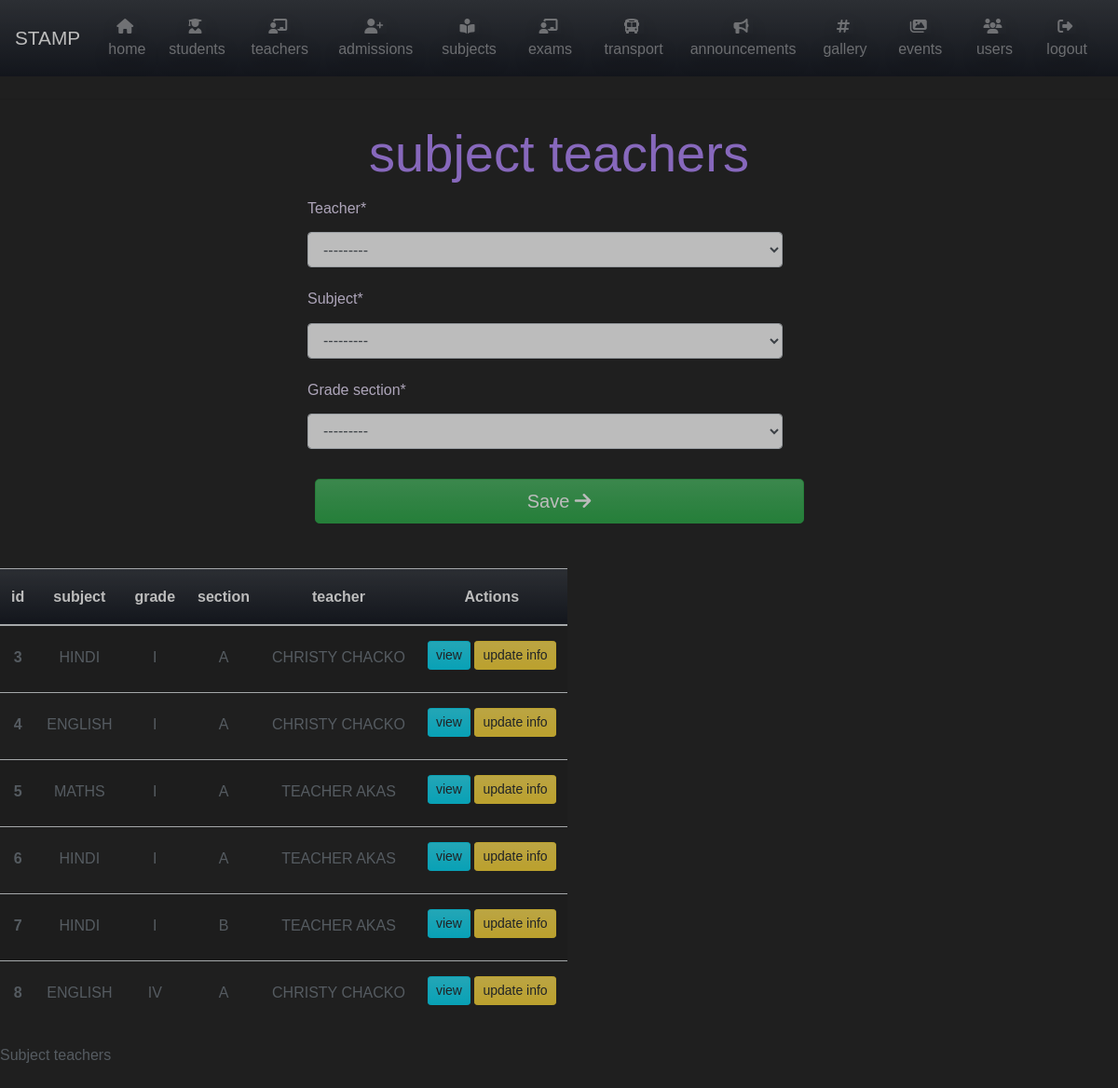
/add-subject-teacher (signed in), run on an earlier commit of the app's database.
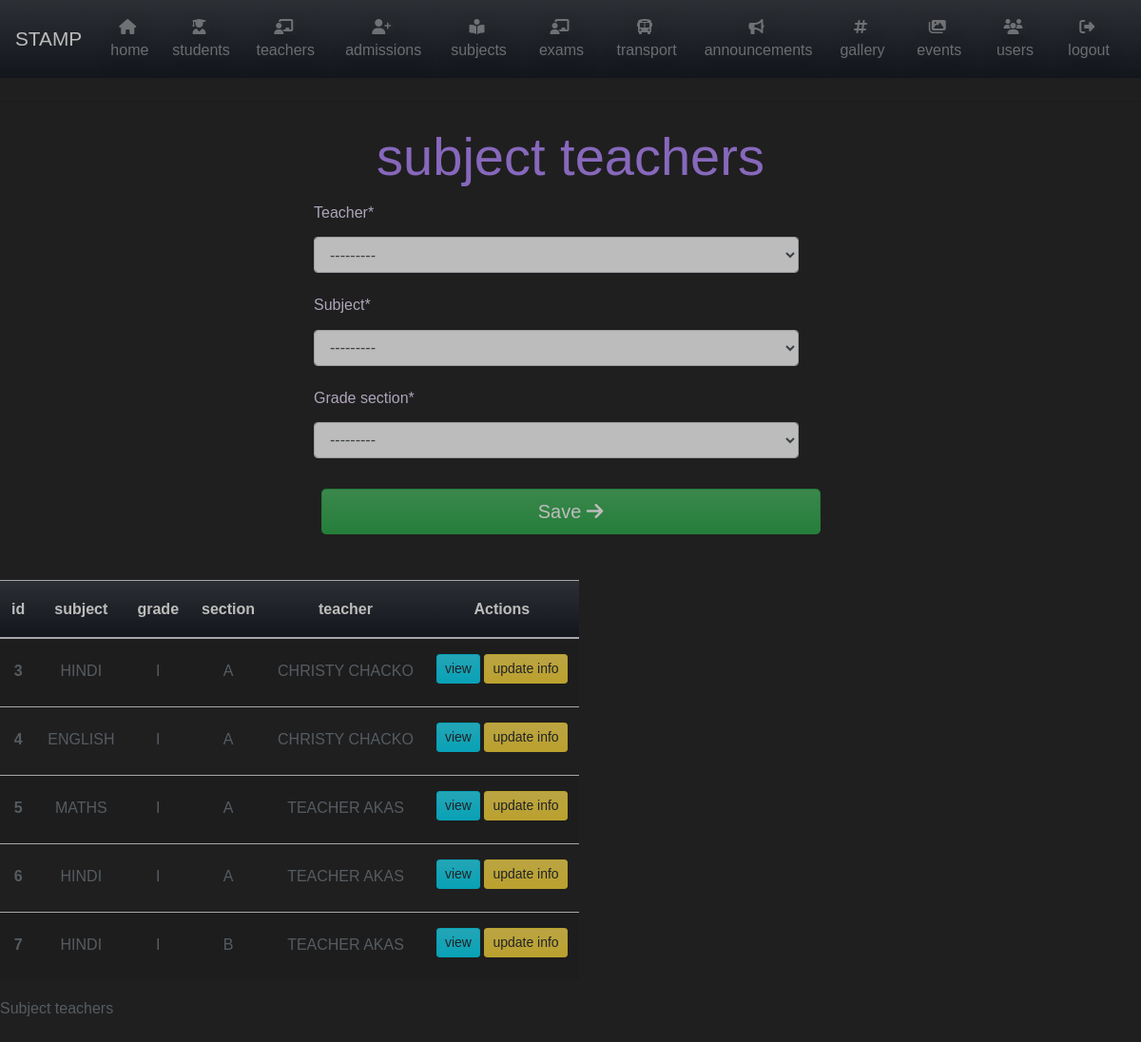
And on a later commit of the database.
### teacher/models.py (models this page shows, shortened)
class teacher_subject_grade_section(models.Model):
    teacher = models.ForeignKey(teacher_details, on_delete=models.DO_NOTHING)
    subject = models.ForeignKey(subject_master, on_delete=models.DO_NOTHING)
    grade_section = models.ForeignKey(grade_section_master, on_delete=models.DO_NOTHING)
    def __str__(self):
        return f'{self.teacher} teaches {self.subject} for {self.grade_section}'

class teacher_details(models.Model):
    GENDER = (
        ('M', 'MALE'),
        ('F', 'FEMALE'),
        ('O', 'OTHER')
    )
    first_name = models.CharField(max_length=25)
    last_name = models.CharField(max_length=25)
    emp_code = models.CharField(max_length=10, unique=True)
    mobile = models.CharField(max_length=10)
    email = models.EmailField(unique=True)
    date_of_joining = models.DateField(null = True)
    gender = models.CharField(max_length=2, choices=GENDER)
    adress = models.CharField(max_length=25)
    adress2 = models.CharField(max_length=25)
    city = models.CharField(max_length=25)
    state = models.CharField(max_length=25, default='New Delhi')
    pincode = models.CharField(max_length=8)
    user_name = models.ForeignKey(User, on_delete = models.DO_NOTHING, null=True)
    def __str__(self):
        return f'{self.first_name} {self.last_name}'

### lead/models.py (models this page shows)
class subject_master(models.Model):
    subject_name = models.CharField(max_length=65)
    def __str__(self):
        return f'{self.subject_name}'

class grade_section_master(models.Model):
    grade = models.ForeignKey(grade_master, on_delete=models.DO_NOTHING)
    section = models.ForeignKey(section_master, on_delete=models.DO_NOTHING)
    def __str__(self):
        return f"{self.grade} {self.section}"

class grade_master(models.Model):
    grade_name = models.CharField(max_length=4)
    def __str__(self):
        return self.grade_name

class section_master(models.Model):
    section_name = models.CharField(max_length=1)
    def __str__(self):
        return self.section_name

### lead/views.py (the view)
# urls.py: path('add-subject-teacher', views.subject_teachers, name='add-subject-teacher'),
@login_required
def subject_teachers(request):
    subject_teachers = teacher_subject_grade_section.objects.all()
    print(subject_teachers)
    if request.method == 'POST':
        form = subjectTeachersForm(request.POST)
        if form.is_valid():
            form.save()
            subject = form.cleaned_data.get('subject')
            teacher = form.cleaned_data.get('teacher')
            grade = form.cleaned_data.get('grade_section')
            messages.success(
                request, f'{teacher} set as  {subject} teacher for {grade}')
            return redirect('add-subject-teacher')
    else:
        form = subjectTeachersForm()
    return render(request, 'lead/subject-teachers.html', {
        'form': form,
        'title': 'subject teachers',
        'subject_teachers': subject_teachers
    })

### teacher/forms.py
class subjectTeachersForm(ModelForm):
    class Meta:
        model = teacher_subject_grade_section
        fields = '__all__'

### lead/templates/lead/subject-teachers.html (shortened to what this page needs)
{% extends "lead/home.html" %} {% load crispy_forms_tags %} {% block content %}
<section>
    <h1 class="text-center text-secondary display-4 form-heading">{{ title }}</h1>
    <div class="container mb-5" id='usercreation'>
        <form method="POST">
            <div class="container row">
                <fieldset class="form-group col-md-6 offset-md-3">
                    {{ form|crispy }}
                </fieldset>
            </div>
            <div class="form-group col-md-6 offset-md-3">
                <button class="btn btn-lg text-white btn-block btn-success" type="submit">
                    Save
                    <i class="fas fa-arrow-right"></i>
                </button>
            </div>
        </form>
    </div>
</section>
<section>
    <table class="table table-responsive table-striped">
        <caption>Subject teachers</caption>
        <thead class="text-center bg-gradient-primary text-white">
            <tr>
                <th scope="col">id</th>
                <th scope="col">subject</th>
                <th scope="col">grade </th>
                <th scope="col">section</th>
                <th scope="col">teacher</th>
                <th scope="col">Actions</th>
            </tr>
        </thead>
        <tbody class="text-center text-lowercase text-justify text-muted">
            {% for teacher in subject_teachers%}
            <tr>
                <th class="py-3 " scope="row">{{teacher.id}} </th>
                <td class="py-3 text-uppercase">{{ teacher.subject }}</td>
                <td class="py-3 text-uppercase">{{ teacher.grade_section.grade }}</td>
                <td class="py-3 text-uppercase">{{ teacher.grade_section.section }} </td>
                <td class="py-3 text-uppercase">{{ teacher.teacher}} </td>
                <td class="py-3">
                    <a href="" class="btn btn-sm btn-info mb-2">View</a>
                    <a href="#" class="btn btn-sm btn-warning mb-2">Update info </a>
                </td>
            </tr>
            {% endfor %}
        </tbody>
</section>
{% endblock content %}

What changed in the data, as far as the page shows it:
removed teacher_subject_grade_section: id "8", subject "ENGLISH", grade_section.grade "IV", grade_section.section "A", teacher "CHRISTY CHACKO"
